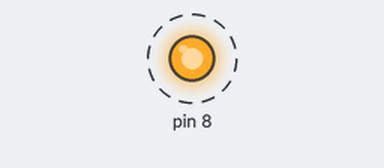
This sketch was run on a simulated Arduino Uno, built with avr-gcc and run on an emulated ATmega328P. Shown: output pins drawn as LEDs (lit = HIGH). Dashed ring = blinking.

Above: at 0.2 s.
Timing chart, 0 to 3.0 s (numbered marks = the images above):
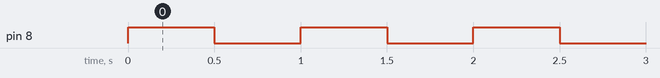

The sketch:

blink.ino
```cpp
 // Blink mit direktem Portzugriff
void setup() {
  // put your setup code here, to run once:
  DDRB = B00000001; // PB0 ist ein Ausgangsport
}

void loop() {
  while(1){
    PORTB = B00000001;
    delay(500);
    PORTB = B00000000;
    delay(500);
  }
}
```

Measured:
- by itself, pin 8: alternates HIGH for 0.50 s and LOW for 0.50 s
